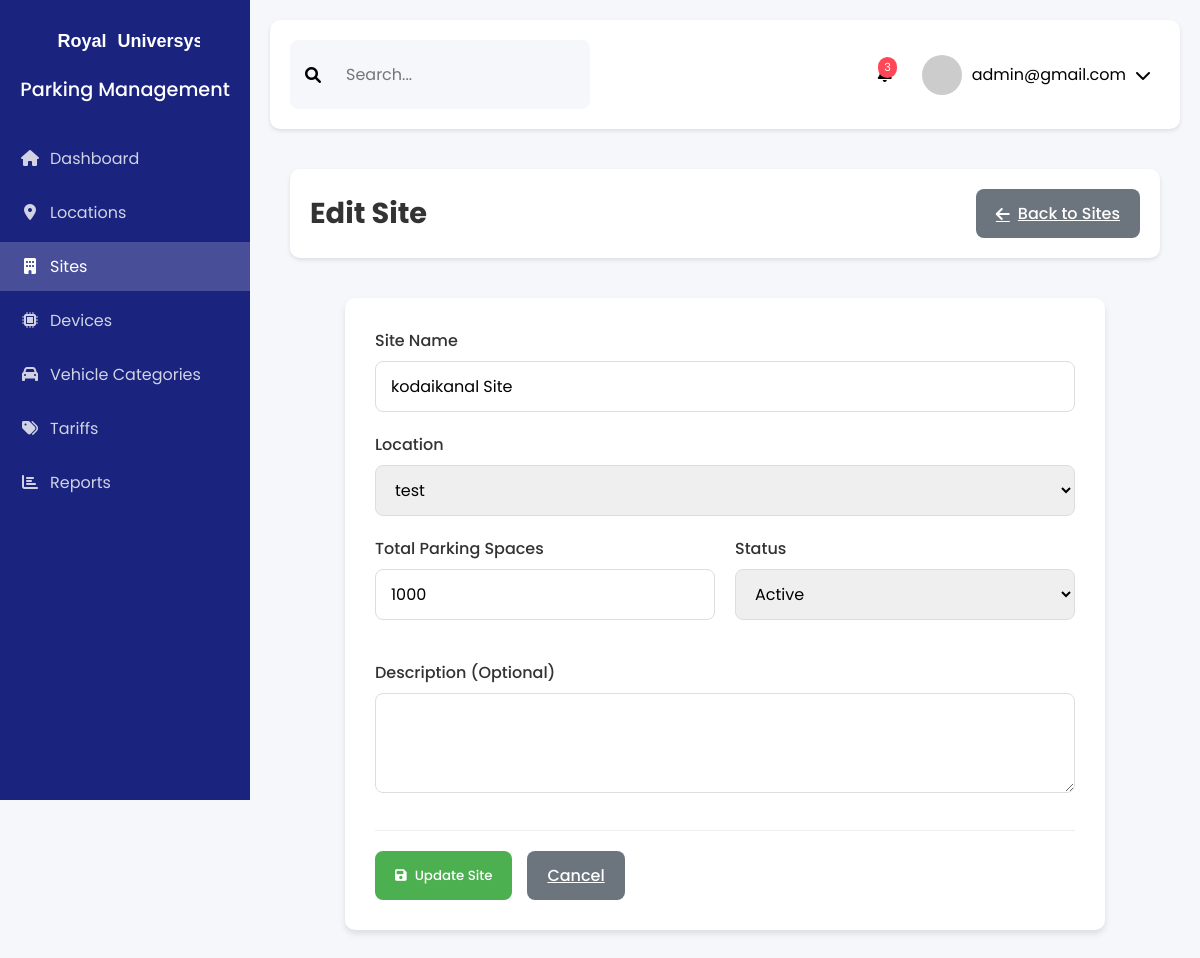
/sites/edit/1 (signed in), run on the app's committed database.
### app.py (models this page shows)
class Site(db.Model):
    id = db.Column(db.Integer, primary_key=True)
    name = db.Column(db.String(100), nullable=False)
    location_id = db.Column(db.Integer, db.ForeignKey('location.id'), nullable=False)
    total_spaces = db.Column(db.Integer, nullable=False)
    available_spaces = db.Column(db.Integer, nullable=False)
    status = db.Column(db.String(20), default='active')
    description = db.Column(db.Text)
    created_at = db.Column(db.DateTime, server_default=db.func.now())
    updated_at = db.Column(db.DateTime, server_default=db.func.now(), onupdate=db.func.now())
    devices = db.relationship('Device', backref='site', lazy=True)

class Location(db.Model):
    id = db.Column(db.Integer, primary_key=True)
    name = db.Column(db.String(100), nullable=False)
    address = db.Column(db.String(200), nullable=False)
    city = db.Column(db.String(100), nullable=False)
    state = db.Column(db.String(100), nullable=False)
    country = db.Column(db.String(100), nullable=False)
    postal_code = db.Column(db.String(20), nullable=False)
    total_spaces = db.Column(db.Integer, nullable=False)
    available_spaces = db.Column(db.Integer, nullable=False)
    status = db.Column(db.String(20), default='active')
    created_at = db.Column(db.DateTime, server_default=db.func.now())
    updated_at = db.Column(db.DateTime, server_default=db.func.now(), onupdate=db.func.now())
    sites = db.relationship('Site', backref='location', lazy=True)

### app.py (the view, shortened to what this page needs)
@app.route('/sites/edit/<int:id>', methods=['GET', 'POST'])
def edit_site(id):
    if 'user' not in session:
        return redirect(url_for('login'))
    try:
        site = Site.query.get_or_404(id)
        locations = Location.query.all()
        return render_template('site_form.html', site=site, locations=locations)
    except Exception as e:
        flash('Error updating site. Please try again.', 'error')
        return redirect(url_for('sites'))

### templates/site_form.html (shortened to what this page needs)
<!DOCTYPE html>
<html lang="en">
<head>
    <link rel="stylesheet" href="{{ url_for('static', filename='css/dashboard.css') }}">
    <link rel="stylesheet" href="https://cdnjs.cloudflare.com/ajax/libs/font-awesome/6.0.0/css/all.min.css">
</head>
<body>
    <div class="dashboard-container">
        <aside class="sidebar">
            <div class="sidebar-header">
                <img src="{{ url_for('static', filename='images/logo.svg') }}" alt="Logo" class="logo">
                <h2>Parking Management</h2>
            </div>
            <nav class="sidebar-nav">
                <ul>
                    <li>
                        <a href="{{ url_for('dashboard') }}">
                            <i class="fas fa-home"></i>
                            <span>Dashboard</span>
                        </a>
                    </li>
                    <li>
                        <a href="{{ url_for('locations') }}">
                            <i class="fas fa-map-marker-alt"></i>
                            <span>Locations</span>
                        </a>
                    </li>
                    <li class="active">
                        <a href="{{ url_for('sites') }}" class="active">
                            <i class="fas fa-building"></i>
                            <span>Sites</span>
                        </a>
                    </li>
                    <li>
                        <a href="#">
                            <i class="fas fa-microchip"></i>
                            <span>Devices</span>
                        </a>
                    </li>
                    <li>
                        <a href="#">
                            <i class="fas fa-car"></i>
                            <span>Vehicle Categories</span>
                        </a>
                    </li>
                    <li>
                        <a href="#">
                            <i class="fas fa-tags"></i>
                            <span>Tariffs</span>
                        </a>
                    </li>
                    <li>
                        <a href="#">
                            <i class="fas fa-chart-bar"></i>
                            <span>Reports</span>
                        </a>
                    </li>
                </ul>
            </nav>
        </aside>
        <main class="main-content">
            <header class="top-nav">
                <div class="search-bar">
                    <i class="fas fa-search"></i>
                    <input type="text" placeholder="Search...">
                </div>
                <div class="user-profile">
                    <div class="notifications">
                        <span class="badge">3</span>
                    </div>
                    <div class="profile-dropdown">
                        <img src="https://via.placeholder.com/40" alt="Profile" class="profile-img">
                        <span class="username">{{ session['user'] }}</span>
                        <i class="fas fa-chevron-down"></i>
                    </div>
                </div>
            </header>
            <div class="content">
                <div class="page-header">
                    <h1>{% if site %}Edit{% else %}Add New{% endif %} Site</h1>
                    <a href="{{ url_for('sites') }}" class="btn btn-secondary">
                        <i class="fas fa-arrow-left"></i> Back to Sites
                    </a>
                </div>
                <div class="form-container">
                    <form method="POST" class="site-form">
                        <div class="form-group">
                            <label for="name">Site Name</label>
                            <input type="text" id="name" name="name" value="{{ site.name if site else '' }}" required>
                        </div>
                        <div class="form-group">
                            <label for="location_id">Location</label>
                            <select id="location_id" name="location_id" required>
                                {% for location in locations %}
                                <option value="{{ location.id }}" {% if site and site.location_id == location.id %}selected{% endif %}>
                                    {{ location.name }}
                                </option>
                                {% endfor %}
                            </select>
                        </div>
                        <div class="form-row">
                            <div class="form-group">
                                <label for="total_spaces">Total Parking Spaces</label>
                                <input type="number" id="total_spaces" name="total_spaces" value="{{ site.total_spaces if site else '' }}" required min="1">
                            </div>
                            <div class="form-group">
                                <label for="status">Status</label>
                                <select id="status" name="status" required>
                                    <option value="active" {% if site and site.status == 'active' %}selected{% endif %}>Active</option>
                                </select>
                            </div>
                        </div>
                        <div class="form-group">
                            <label for="description">Description (Optional)</label>
                            <textarea id="description" name="description">{{ site.description if site else '' }}</textarea>
                        </div>
                        <div class="form-actions">
                            <button type="submit" class="btn btn-primary">
                                <i class="fas fa-save"></i> {% if site %}Update{% else %}Save{% endif %} Site
                            </button>
                            <a href="{{ url_for('sites') }}" class="btn btn-secondary">Cancel</a>
                        </div>
                    </form>
                </div>
            </div>
        </main>
    </div>
</body>
</html>

### static/css/dashboard.css (style rules this page uses)
* { margin: 0; padding: 0; box-sizing: border-box; font-family: 'Poppins', sans-serif; }
body { background-color: #f5f7fa; }
.dashboard-container { display: flex; min-height: 100vh; }
.sidebar { width: 250px; background: #1a237e; color: white; padding: 20px 0; position: fixed; height: 100vh; overflow-y: auto; }
.sidebar-header { padding: 0 20px; margin-bottom: 30px; text-align: center; }
.sidebar-header .logo { max-width: 150px; margin-bottom: 10px; filter: brightness(0) invert(1); }
.sidebar-header h2 { font-size: 1.2rem; font-weight: 500; }
.sidebar-nav ul { list-style: none; }
.sidebar-nav li { margin: 5px 0; }
.sidebar-nav a { display: flex; align-items: center; padding: 12px 20px; color: rgba(255, 255, 255, 0.8); text-decoration: none; transition: all 0.3s ease; }
.sidebar-nav li.active a { background: rgba(255, 255, 255, 0.2); color: white; }
.sidebar-nav i { margin-right: 10px; width: 20px; text-align: center; }
.main-content { flex: 1; margin-left: 250px; padding: 20px; }
.top-nav { display: flex; justify-content: space-between; align-items: center; padding: 20px; background: white; border-radius: 10px; margin-bottom: 20px; box-shadow: 0 2px 4px rgba(0, 0, 0, 0.1); }
.search-bar { display: flex; align-items: center; background: #f5f7fa; padding: 10px 15px; border-radius: 8px; width: 300px; }
.search-bar input { border: none; background: none; margin-left: 10px; width: 100%; outline: none; }
.user-profile { display: flex; align-items: center; gap: 20px; }
.notifications { position: relative; cursor: pointer; }
.badge { position: absolute; top: -5px; right: -5px; background: #ff4757; color: white; font-size: 0.7rem; padding: 2px 6px; border-radius: 10px; }
.profile-dropdown { display: flex; align-items: center; gap: 10px; cursor: pointer; padding: 5px 10px; border-radius: 8px; transition: background 0.3s ease; }
.profile-img { width: 40px; height: 40px; border-radius: 50%; }
.content { padding: 20px; }

### templates/site_form.html (style rules this page uses)
.form-container { max-width: 800px; margin: 0 auto; padding: 20px; }
.site-form { background: white; padding: 30px; border-radius: 10px; box-shadow: 0 4px 6px rgba(0, 0, 0, 0.1); }
.form-group { margin-bottom: 20px; }
.form-row { display: grid; grid-template-columns: 1fr 1fr; gap: 20px; margin-bottom: 20px; }
label { display: block; margin-bottom: 8px; font-weight: 500; color: #333; }
input, select, textarea { width: 100%; padding: 12px 15px; border: 1px solid #ddd; border-radius: 8px; font-size: 1rem; transition: all 0.3s ease; }
textarea { min-height: 100px; resize: vertical; }
.form-actions { display: flex; gap: 15px; margin-top: 30px; padding-top: 20px; border-top: 1px solid #eee; }
.btn { padding: 12px 20px; border-radius: 8px; border: none; cursor: pointer; font-weight: 500; display: flex; align-items: center; gap: 8px; transition: all 0.3s ease; }
.btn-primary { background: #4CAF50; color: white; }
.btn-secondary { background: #6c757d; color: white; }
.page-header { display: flex; justify-content: space-between; align-items: center; padding: 20px; background: white; border-radius: 10px; box-shadow: 0 2px 4px rgba(0, 0, 0, 0.1); margin-bottom: 20px; }
.page-header h1 { margin: 0; color: #333; font-size: 1.8rem; }

### data on the page
Site: name "kodaikanal Site", location_id "test", total_spaces "1000", status "Active"

### other printed values
{{ session['user'] }} "admin@gmail.com"
